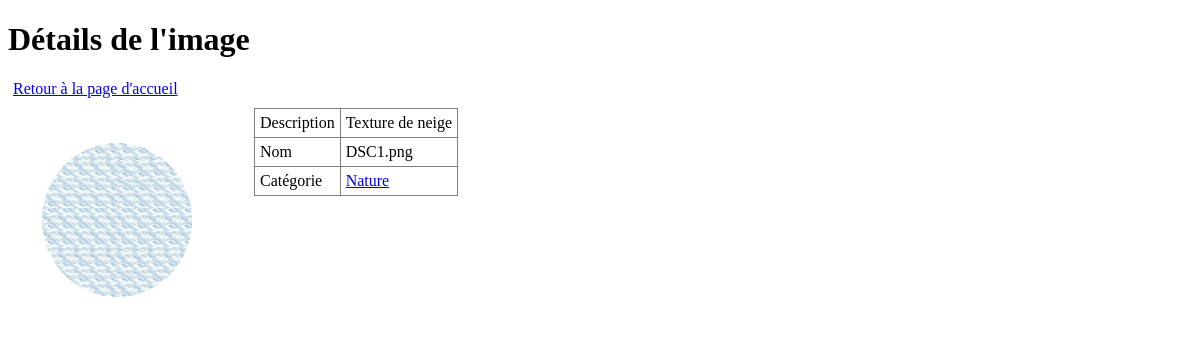
The app's page /affichage.php?photoId=19 with its own data.
### tables this page shows
CREATE TABLE IF NOT EXISTS `photo` (
  `photoId` int(11) NOT NULL AUTO_INCREMENT,
  `nomFich` varchar(250) DEFAULT NULL,
  `description` varchar(250) DEFAULT NULL,
  `catId` int(11) DEFAULT NULL,
  `usrId` int(11) DEFAULT NULL,
  `state` tinyint(1) DEFAULT '1',
  PRIMARY KEY (`photoId`)
);

CREATE TABLE IF NOT EXISTS `categorie` (
  `catId` int(11) NOT NULL AUTO_INCREMENT,
  `nomCat` varchar(250) DEFAULT NULL,
  PRIMARY KEY (`catId`)
);

### bd.php (called while the page is built, shortened)
<?php
function executeQuery($db, $query)
{
    $result = mysqli_query($db, $query);
	return $result;
}
?>

### affichage.php (the view, shortened to what this page needs)
<?php
	require_once ('bd.php');
	$db=getDB();
	$repertoire="data/";
?>
<!doctype html>
<html lang="fr">
	<head>
	    <link rel="stylesheet" href="style.css">
	</head>
	<body>
		<?php
		    if(isset($_GET['photoId']) && $_GET['photoId'] != "") {
		      $queryPhoto = executeQuery($db, "SELECT * FROM photo WHERE photoId =".$_GET['photoId']);
		      $photo = $queryPhoto->fetch_assoc();
		      $photoName = $photo['nomFich'];
		      $photoDesc = $photo['description'];
		      $queryCat = executeQuery($db, "SELECT * FROM categorie NATURAL JOIN photo WHERE photoId =".$_GET['photoId']);
		      $categ = $queryCat->fetch_assoc();
		      $categName = $categ['nomCat'];
		      $categId = $categ['catId'];
		    }
		?>
		<h1>
			Détails de l'image
		</h1>
		<div>
			<a href="page_accueil.php"> Retour à la page d'accueil </a>
		</div>
		<div>
			<?php
				echo "<img src='" . $repertoire . $photoName . "' class = 'photo_detail'/>";
			?>
			<table class="tab">
				<tr class="ligne">
					<td class="bordure">
						Description
					</td>
					<td class="bordure">
						<?php
							echo $photoDesc;
						?>
					</td>
				</tr>
				<tr>
					<td class="bordure">
						Nom
					</td>
					<td class="bordure">
						<?php
							echo $photoName;
						?>
					</td>
				</tr>
				<tr>
					<td class="bordure">
						Catégorie
					</td>
					<td class="bordure">
						<?php
							echo "<a href='page_accueil.php?cat=" . $categId . "'>".$categName."</a>";
						?>
					</td>
				</tr>
			</table>
		</div>
	</body>
</html>

### style.css (style rules this page uses)
div { font-family: trebuchet ms; margin: 5px; margin-bottom: 10px; }
.photo_detail { max-width: 300px; max-height: 300px; float: left; margin-right: 20px; }
table.tab { border-collapse: collapse; }
.bordure { border: 1px solid grey; padding: 5px; }

### records on screen
photo: nomFich (picture), description "Texture de neige", nomFich "DSC1.png", catId.nomCat "Nature"
